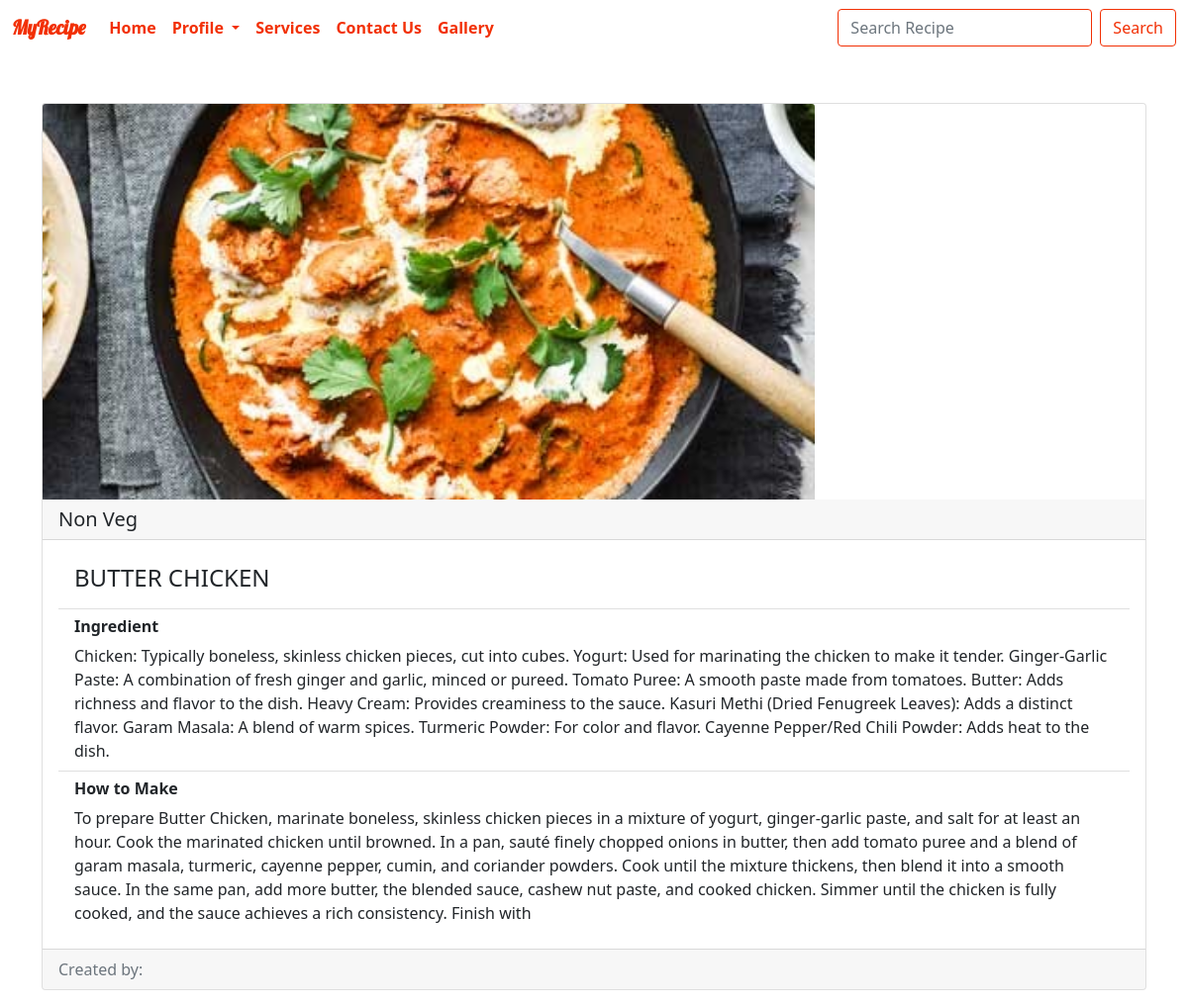
/recipes/viewrecipe/18/ (signed in), run on the app's committed database.
### recipes/models.py (models this page shows, shortened)
class recipe(models.Model):
    recipe_name = models.CharField(max_length=120)
    ingredient = models.CharField(max_length=600)
    category = models.CharField(max_length=120)
    recipe_pic = models.ImageField(upload_to="images")
    How_to_make = models.CharField(max_length=600)
    created_by = models.ForeignKey(to=User,on_delete=models.CASCADE)

### recipes/views.py (the view)
# urls.py: path('viewrecipe/<int:id>/',views.ViewRecipe.as_view(),name="viewrecipe"),
@method_decorator(login_required(login_url='login'), name='dispatch')
class ViewRecipe(TemplateView):
    template_name = 'recipes/viewrecipe.html'
    context ={}
    def get(self,request,*args,**kwargs):
        id =kwargs.get('id')
        obj = get_object_or_404(recipe,pk=id)
        self.context['obj'] = obj
        user = request.user.id
        if user:
            try:
                profile = Profile.objects.get(user=user)
                self.context['profile'] = 'pro_exist'
                return render(request, self.template_name, self.context)
            except Exception:
                return redirect('createprofile')
        return render(request,self.template_name,self.context)

### recipes/templates/recipes/viewrecipe.html (shortened to what this page needs)
<!DOCTYPE html>
<html lang="en">
<head>
    <link href="https://cdn.jsdelivr.net/npm/bootstrap@5.0.0-beta3/dist/css/bootstrap.min.css" rel="stylesheet">
    {% load static %}
    <link rel="stylesheet" href="{% static 'recipes/css/viewrecipe.css' %}">
    <link rel="stylesheet" href="{% static 'home/css/home.css' %}">
</head>
<body>
{% include 'home/nav.html' %}
<div class="container">
    <div class="card mb-3">
        <img src="/{{obj.recipe_pic}}" class="card-img-top" alt="...">
        <h5 class="card-header">{{obj.category}}</h5>
        <div class="card-body">
              <ul class="list-group list-group-flush">
                  <li class="list-group-item"><h4 class="card-title">{{obj.recipe_name}}</h4></li>
                  <li class="list-group-item">
                      <h6><b>Ingredient</b></h6>
                      {{obj.ingredient}}
                  </li>
                  <li class="list-group-item">
                      <h6><b>How to Make</b></h6>
                      {{obj.How_to_make}}</li>
              </ul>
        </div>
        <div class="card-footer text-muted">
            Created by: {{obj.created_by.first_name}} {{obj.created_by.last_name}}
         </div>
    </div>
</div>
</body>
</html>

### recipes/static/recipes/css/viewrecipe.css (style rules this page uses)
img { max-width:auto !important; height:400px !important; }

### home/static/home/css/home.css (style rules this page uses)
.container { position: relative; padding-top:4% }
.card-img-top { width: 70%; height: 10vw; object-fit: cover; }

### data on the page
recipe: recipe_pic (picture), category "Non Veg", recipe_name "BUTTER CHICKEN", ingredient "Chicken: Typically boneless, skinless chicken pieces, cut into cubes. Yogurt: Used for marinating the chicken to make it tender. Ginger-Garlic Paste: A combination of fresh ginger and garlic, minced or pureed. Tomato Puree: A smooth paste made from tomatoes. Butter: Adds richness and flavor to the dish. Heavy Cream: Provides creaminess to the sauce. Kasuri Methi (Dried Fenugreek Leaves): Adds a distinct flavor. Garam Masala: A blend of warm spices. Turmeric Powder: For color and flavor. Cayenne Pepper/Red Chili Powder: Adds heat to the dish.", How_to_make "To prepare Butter Chicken, marinate boneless, skinless chicken pieces in a mixture of yogurt, ginger-garlic paste, and salt for at least an hour. Cook the marinated chicken until browned. In a pan, sauté finely chopped onions in butter, then add tomato puree and a blend of garam masala, turmeric, cayenne pepper, cumin, and coriander powders. Cook until the mixture thickens, then blend it into a smooth sauce. In the same pan, add more butter, the blended sauce, cashew nut paste, and cooked chicken. Simmer until the chicken is fully cooked, and the sauce achieves a rich consistency. Finish with"
